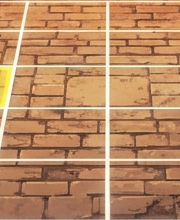
#> input picture assets/environments/_shared/center_floor.png, 180 x 220 px
$ python slicer.py ../../assets/environments/_shared/center_floor.png
#> lines starting #> are read from the running program, lines starting #| are printed output that depends on the picture
#!/usr/bin/env python3
"""
Pixel Art Slicer Utility for TamQuoc3D.
Slices spritesheet images into individual frames without losing pixel quality.
"""

import os
import sys
import argparse
from PIL import Image


def slice_spritesheet(input_path, output_dir, frame_w=None, frame_h=None, cols=None, rows=None, prefix="frame"):
    """
    Slices an input spritesheet PNG into individual frames saved to output_dir.
    """
#> called with prefix = 'frame'
    if not os.path.exists(input_path):
        raise FileNotFoundError(f"Input image not found: {input_path}")

    sheet = Image.open(input_path)
#> sheet is the input picture: PIL image 180x220 RGB; mean R, G, B 186.5, 138, 99.7
    sheet_w, sheet_h = sheet.size
#> sheet_w = 180; sheet_h = 220

    if cols is not None and rows is not None:
        frame_w = sheet_w // cols
        frame_h = sheet_h // rows
    elif frame_w is not None and frame_h is not None:
        cols = sheet_w // frame_w
        rows = sheet_h // frame_h
    elif frame_w is not None:
        frame_h = frame_w
        cols = sheet_w // frame_w
        rows = sheet_h // frame_h
    else:
        # Default assume 64x64 square frames
        frame_w = 64
        frame_h = 64
        cols = sheet_w // frame_w
#> cols = 2
        rows = sheet_h // frame_h
#> rows = 3

    os.makedirs(output_dir, exist_ok=True)
    count = 0
    saved_files = []

    for r in range(rows):
        for c in range(cols):
            x0 = c * frame_w
            y0 = r * frame_h
            x1 = x0 + frame_w
            y1 = y0 + frame_h

            crop = sheet.crop((x0, y0, x1, y1))
            fname = f"{prefix}_{count:03d}.png"
            fpath = os.path.join(output_dir, fname)
            crop.save(fpath)
            saved_files.append(fpath)
            count += 1
#> this loop made 3 passes
#> pass 1, in slice_spritesheet, `crop.save(fpath)`:
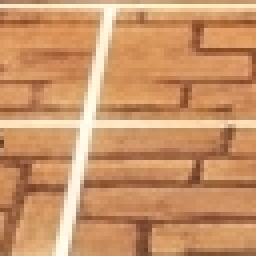
#> saved as frame_000.png: PIL image 64x64 RGB (shown 4 times larger); mean R, G, B 201.9, 147.4, 103.5
#> pass 1, in slice_spritesheet, `crop.save(fpath)`:
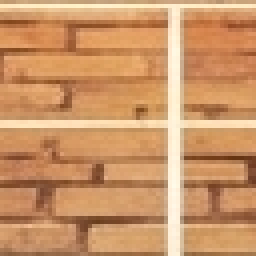
#> saved as frame_001.png: PIL image 64x64 RGB (shown 4 times larger); mean R, G, B 203.6, 149.2, 103.2
#> pass 2, in slice_spritesheet, `crop.save(fpath)`:
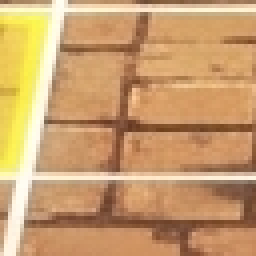
#> saved as frame_002.png: PIL image 64x64 RGB (shown 4 times larger); mean R, G, B 201.9, 159, 110
#> pass 2, in slice_spritesheet, `crop.save(fpath)`:
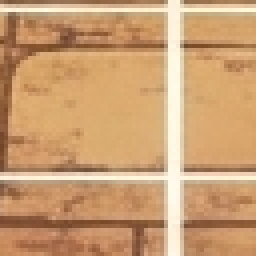
#> saved as frame_003.png: PIL image 64x64 RGB (shown 4 times larger); mean R, G, B 202.7, 158.2, 114.3
#> after the loop:
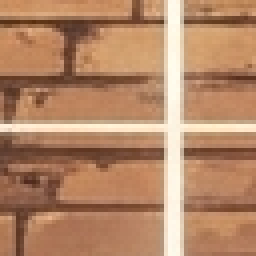
#> crop: PIL image 64x64 RGB (shown 4 times larger); mean R, G, B 179.6, 134.2, 102.4
#> after the loop, count = 6; saved_files = 6 items

    print(f"🔪 Sliced {count} frames ({frame_w}x{frame_h}) from {input_path} into {output_dir}")
#| 🔪 Sliced 6 frames (64x64) from ../../assets/environments/_shared/center_floor.png into ../../assets/environments/_shared/center_floor_frames
    return saved_files


def main():
    parser = argparse.ArgumentParser(description="Slice a spritesheet into individual frames.")
    parser.add_argument("input", help="Path to input spritesheet image")
    parser.add_argument("-o", "--output-dir", default=None, help="Directory to save sliced frames")
    parser.add_argument("-w", "--width", type=int, default=None, help="Frame width in pixels")
    parser.add_argument("-H", "--height", type=int, default=None, help="Frame height in pixels")
    parser.add_argument("-c", "--cols", type=int, default=None, help="Number of columns")
    parser.add_argument("-r", "--rows", type=int, default=None, help="Number of rows")
    parser.add_argument("-p", "--prefix", default="frame", help="Prefix for output frames")

    args = parser.parse_args()
    out_dir = args.output_dir or os.path.splitext(args.input)[0] + "_frames"
    slice_spritesheet(args.input, out_dir, args.width, args.height, args.cols, args.rows, args.prefix)


if __name__ == "__main__":
    main()
